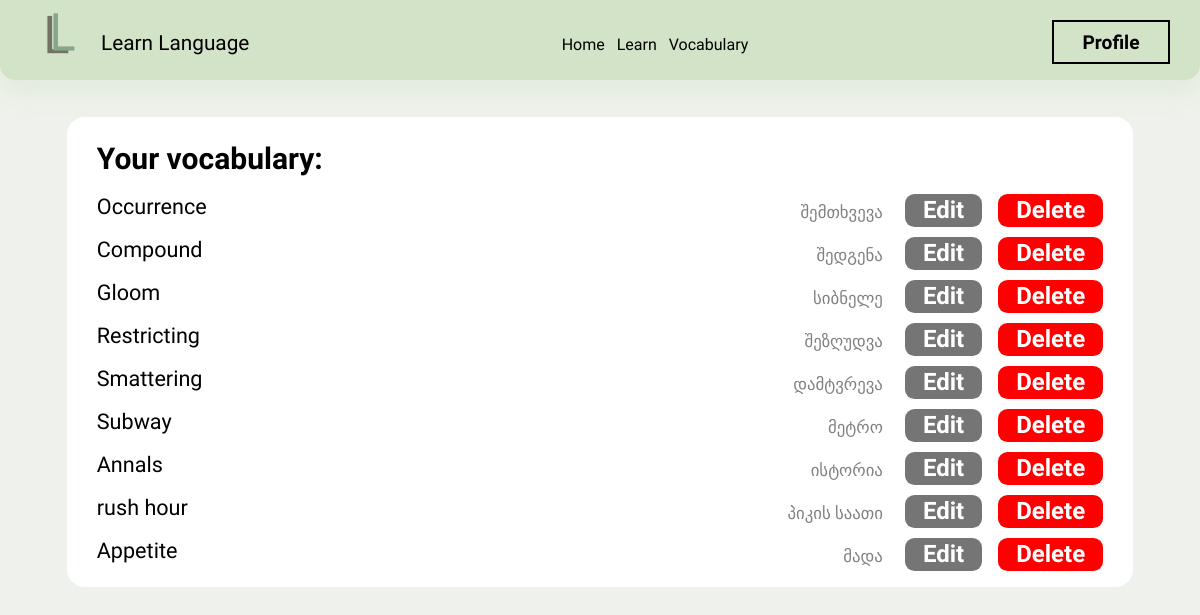
/vocabulary/ (signed in), run on the app's committed database.
### LL/models.py (models this page shows, shortened)
class Word(models.Model):
    user = models.ForeignKey(User, on_delete=models.CASCADE, related_name="word_for_user")
    word = models.CharField(max_length=100)
    learned = models.BooleanField(default=False)
    meaning = models.CharField(max_length=100, default="")

### LL/views.py (the view)
# urls.py: path('vocabulary/', views.vocabulary, name="vocabulary"),
def vocabulary(request):
    words = Word.objects.all().filter(user=request.user)
    return render(request, "vocab.html", {
        "words": words
    })

### LL/templates/vocab.html (shortened to what this page needs)
{% extends 'layout.html' %}
{% load static %}
{% block header %}
    <link href="{% static 'css/vocab.css' %}" rel="stylesheet">
{% endblock %}
{% block body %}
    <div class="words-list">
        <h1 class="words-list-header">Your vocabulary:</h1>
        {% for word in words %}
            <div class="word-list-list">
                <h1 class="word-list-list-word">{{ word.word }}</h1>
                <div class="word-list-list-buttons">
                    <h1 class="word-list-list-translation">{{ word.meaning }}</h1>
                    <button class="word-list-list-button2" onclick="open_edit_div(`{{word.word}}`, `{{word.meaning}}`)">Edit</button>
                    <button class="word-list-list-button1" onclick="delete_word(`{{ word.word }}`, `{{word.pk}}`)">Delete</button>
                </div>
            </div>
        {% endfor %}
    </div>
{% endblock %}

### LL/static/css/vocab.css (style rules this page uses)
.words-list { position: relative; top: calc(2vw + 85px); left: 5%; width: 85%; height: max-content; padding-top: 2vw; padding-bottom: 2vw; padding-left: 2.5%; padding-right: 2.5%; background-color: #FFFFFF; border-radius: 1.5vw; }
.words-list-header { position: relative; top: 0px; left: 0px; width: 100%; height: max-content; padding: 0; margin: 0; font-size: 2.5vw; font-family: "Kdam Thmor Pro"; font-weight: bold; }
.word-list-list { position: relative; top: 0; left: 0; width: 100%; height: max-content; margin-top: 1.5vw; }
.word-list-list-word { position: relative; top: 0; left: 0; width: max-content; height: max-content; font-size: 1.8vw; font-family: "Kdam Thmor Pro"; font-weight: normal; color: black; display: inline-block; padding: 0; margin: 0; max-width: 50%; }
.word-list-list-buttons { position: absolute; right: 0; top: 0%; height: 100%; }
.word-list-list-button1 { position: relative; top: 0%; right: 0; width: max-content; height: max-content; padding: 0; margin: 0; font-size: 2vw; font-family: "Itim"; font-weight: bold; color: white; background-color: red; border-radius: 0.8vw; padding-left: 1.5vw; padding-right: 1.5vw; padding-top: 0.2vw; padding-bottom: 0.2vw; outline: none; border: none; display: inline-block; cursor: pointer; }
.word-list-list-button2 { position: relative; top: 0%; right: 0; width: max-content; height: max-content; padding: 0; margin: 0; margin-right: 1vw; font-size: 2vw; font-family: "Itim"; font-weight: bold; color: white; background-color: rgb(117, 117, 117); border-radius: 0.8vw; padding-left: 1.5vw; padding-right: 1.5vw; padding-top: 0.2vw; padding-bottom: 0.2vw; outline: none; border: none; display: inline-block; cursor: pointer; }
.word-list-list-translation { position: relative; top: 0%; right: 0; width: max-content; height: max-content; padding: 0; margin: 0; font-size: 1.4vw; font-family: "Kdam Thmor Pro"; font-weight: normal; color: rgb(129, 129, 129); border-radius: 0.8vw; padding-left: 1.5vw; padding-right: 1.5vw; padding-top: 0.2vw; padding-bottom: 0.2vw; outline: none; border: none; display: inline-block; }

### LL/static/css/layout.css (style rules this page uses)
body { background-color: #EFF2EC; }

### data on the page
Word: word "Occurrence", meaning "შემთხვევა"
Word: word "Compound", meaning "შედგენა"
Word: word "Gloom", meaning "სიბნელე"
Word: word "Restricting", meaning "შეზღუდვა"
Word: word "Smattering", meaning "დამტვრევა"
Word: word "Subway", meaning "მეტრო"
Word: word "Annals", meaning "ისტორია"
Word: word "rush hour", meaning "პიკის საათი"
Word: word "Appetite", meaning "მადა"
